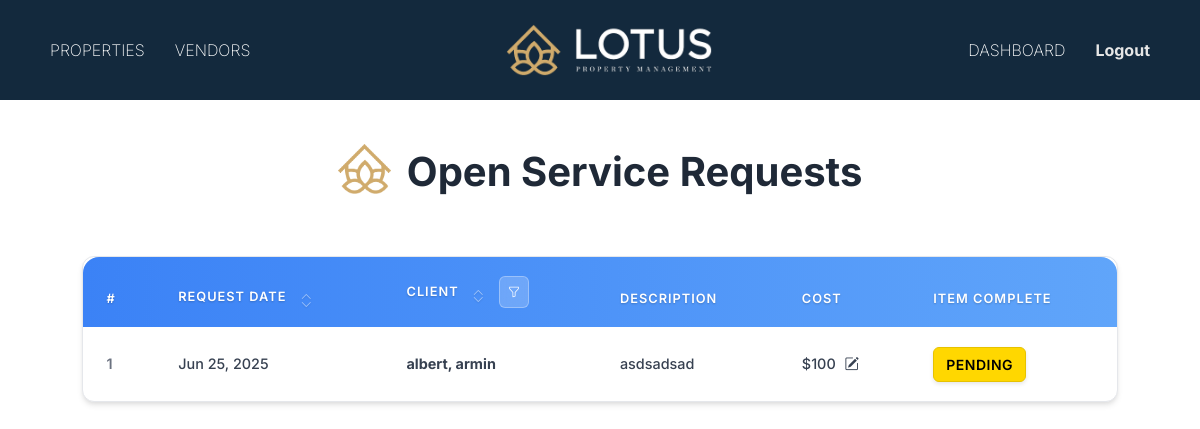
/clientmanager/service-requests/open/ (signed in), run on the app's committed database.
### servicedetails/models.py (models this page shows, shortened)
class ServiceRequest(models.Model):
    STATUS_CHOICES = [
        ('pending', 'Pending'),
        ('open', 'Open'),
        ('completed', 'Completed'),
        ('denied', 'Denied'),
    ]
    REQUEST_TYPE_CHOICES = [
        ('interior_residence', 'INTERIOR RESIDENCE'),
        ('exterior_structure', 'EXTERIOR STRUCTURE'),
        ('exterior_grounds', 'EXTERIOR GROUNDS'),
        ('housekeeping', 'HOUSEKEEPING'),
        ('water_features', 'WATER FEATURES'),
        ('storm_preparedness', 'STORM PREPAREDNESS'),
        ('other', 'OTHER'),
    ]
    user = models.ForeignKey(Client, on_delete=models.CASCADE)  # Use Client from mainapp
    request_type = models.CharField(max_length=50, choices=REQUEST_TYPE_CHOICES)  # Updated field
    description = models.TextField()
    status = models.CharField(max_length=10, choices=STATUS_CHOICES, default='open')
    vendor = models.ForeignKey(Vendor, on_delete=models.SET_NULL, null=True, blank=True)  # Use Vendor from mainapp
    created_at = models.DateTimeField(auto_now_add=True)
    floor_plan_name = models.CharField(max_length=100, blank=True, null=True)
    completation_denied_date = models.DateField(blank=True, null=True)
    cost = models.IntegerField(default=0)

### mainapp/models.py (models this page shows, shortened)
class Client(models.Model):
    first_name = models.CharField(max_length=150)
    last_name = models.CharField(max_length=150)
    username = models.CharField(max_length=150, unique=True)
    email = models.EmailField()
    password = models.CharField(max_length=255)  # Store hashed passwords
    address = models.CharField(max_length=255, blank=True, null=True)
    city = models.CharField(max_length=100, blank=True, null=True)
    state = models.CharField(max_length=100, blank=True, null=True)
    zipcode = models.CharField(max_length=10, blank=True, null=True)
    phone_number = models.CharField(max_length=15,blank=True, null=True)
    office_phone = models.CharField(max_length=15, blank=True, null=True)
    business_address = models.CharField(max_length=255, blank=True, null=True)
    PREFERRED_CONTACT_CHOICES = [
        ('email', 'Email'),
        ('phone', 'Phone'),
        ('text', 'text'),
    ]
    preferred_contact_method = models.CharField(
        max_length=10, choices=PREFERRED_CONTACT_CHOICES, default='email'
    )
    PRIORITY_CHOICES = [
    ('primary', 'Primary'),
    ('secondary', 'Secondary'),
    ('tertiary', 'Tertiary'),
    ]
    contact1_name = models.CharField(max_length=150, blank=True, null=True)
    contact1_last_name = models.CharField(max_length=150, blank=True, null=True)
    contact1_email = models.EmailField(blank=True, null=True)
    contact1_phone = models.CharField(max_length=15, blank=True, null=True)
    contact1_office_phone = models.CharField(max_length=15, blank=True, null=True)
    contact1_buisness_adress = models.CharField(max_length=15, blank=True, null=True)
    contact1_preferred = models.CharField(
        max_length=10, choices=PREFERRED_CONTACT_CHOICES, blank=True, null=True
    )
    contact1_priority = models.CharField(
    max_length=10, choices=PRIORITY_CHOICES, blank=True, null=True
    )
    contact2_name = models.CharField(max_length=150, blank=True, null=True)
    contact2_last_name = models.CharField(max_length=150, blank=True, null=True)
    contact2_email = models.EmailField(blank=True, null=True)
    contact2_phone = models.CharField(max_length=15, blank=True, null=True)
    contact2_office_phone = models.CharField(max_length=15, blank=True, null=True)
    contact2_buisness_adress = models.CharField(max_length=15, blank=True, null=True)
    contact2_preferred = models.CharField(
        max_length=10, choices=PREFERRED_CONTACT_CHOICES, blank=True, null=True
    )
    contact2_priority = models.CharField(
    max_length=10, choices=PRIORITY_CHOICES, blank=True, null=True
    )
    contact3_name = models.CharField(max_length=150, blank=True, null=True)
    contact3_last_name = models.CharField(max_length=150, blank=True, null=True)
    contact3_email = models.EmailField(blank=True, null=True)
    contact3_phone = models.CharField(max_length=15, blank=True, null=True)
    contact3_office_phone = models.CharField(max_length=15, blank=True, null=True)
    contact3_buisness_adress = models.CharField(max_length=15, blank=True, null=True)
    contact3_preferred = models.CharField(
        max_length=10, choices=PREFERRED_CONTACT_CHOICES, blank=True, null=True
    )
    contact3_priority = models.CharField(
    max_length=10, choices=PRIORITY_CHOICES, blank=True, null=True
    )
    contact4_name = models.CharField(max_length=150, blank=True, null=True)
    contact4_last_name = models.CharField(max_length=150, blank=True, null=True)
    contact4_email = models.EmailField(blank=True, null=True)
    contact4_phone = models.CharField(max_length=15, blank=True, null=True)
    contact4_office_phone = models.CharField(max_length=15, blank=True, null=True)
    contact4_buisness_adress = models.CharField(max_length=15, blank=True, null=True)
    contact4_preferred = models.CharField(
        max_length=10, choices=PREFERRED_CONTACT_CHOICES, blank=True, null=True
    )
    contact4_priority = models.CharField(
    max_length=10, choices=PRIORITY_CHOICES, blank=True, null=True
    )
    contact5_name = models.CharField(max_length=150, blank=True, null=True)
    contact5_last_name = models.CharField(max_length=150, blank=True, null=True)
    contact5_email = models.EmailField(blank=True, null=True)
    contact5_phone = models.CharField(max_length=15, blank=True, null=True)
    contact5_office_phone = models.CharField(max_length=15, blank=True, null=True)
    contact5_buisness_adress = models.CharField(max_length=15, blank=True, null=True)
    contact5_preferred = models.CharField(
        max_length=10, choices=PREFERRED_CONTACT_CHOICES, blank=True, null=True
    )
    contact5_priority = models.CharField(
    max_length=10, choices=PRIORITY_CHOICES, blank=True, null=True
    )
    created_at = models.DateTimeField(auto_now_add=True)

### clientmanager/views.py (the view)
# urls.py: path('service-requests/open/', views.open_requests, name='clientmanager_open_requests'),
def open_requests(request):
    manager_id = request.session.get('manager_id')
    if not manager_id:
        return redirect('clientmanager:client_login')
    requests = ServiceRequest.objects.filter(status='open')
    return render(request, 'clientmanager/servicerequests/open.html', {'requests': requests})

### template/clientmanager/servicerequests/open.html (shortened to what this page needs)
{% extends 'cmbase.html' %}
{% block content %}
{% load static %}
<div style="margin-top: 4%; font-size: 1.5rem;" class="d-flex justify-content-center align-items-center mb-4 text-center flex-column flex-md-row gap-3">
    <img src="{% static 'img/smalllogo.png' %}" alt="Concierge Icon" style="width: auto; height: 50px; margin-top: -10px;">
    <div>
        <h1 class="page-title mb-1" style="font-size: 2.5rem; color: #1f2937; font-weight: 700;">Open Service Requests</h1>
    </div>
</div>
<link rel="stylesheet" href="https://cdn.jsdelivr.net/npm/bootstrap-icons@1.10.5/font/bootstrap-icons.css">
<div class="dashboard-container">
    <div class="table-container">
        <div class="table-responsive">
            <table class="table modern-table">
                <thead class="custom-thead">
                    <tr>
                        <th>#</th>
                        <th style="position: relative;">
                            Request Date
                            <span class="sort-arrows" data-column="date" onclick="sortTable('date')">
                                <i class="bi bi-chevron-up sort-up"></i>
                                <i class="bi bi-chevron-down sort-down"></i>
                            </span>
                        </th>
                        <th style="position: relative;">
                            Client
                            <span class="sort-arrows" data-column="client" onclick="sortTable('client')">
                                <i class="bi bi-chevron-up sort-up"></i>
                                <i class="bi bi-chevron-down sort-down"></i>
                            </span>
                            <div class="client-filter-container">
                                <button class="client-filter-btn" onclick="toggleClientFilter()">
                                    <i class="bi bi-funnel"></i>
                                </button>
                            </div>
                        </th>
                        <th>Description</th>
                        <th>Cost</th>
                        <th>Item complete</th>
                    </tr>
                </thead>
                <tbody id="tableBody">
                    {% for req in requests %}
                    <tr data-client="{{ req.user.last_name }}, {{ req.user.first_name }}" data-date="{{ req.created_at|date:'Y-m-d' }}">
                        <td >{{ forloop.counter }}</td>
                        <td onclick="window.location.href='{% url 'clientmanager:clientmanager_view_request' req.id %}'">{{ req.created_at|date:"M d, Y" }}</td>
                        <td onclick="window.location.href='{% url 'clientmanager:clientmanager_view_request' req.id %}'">
                            <strong>{{ req.user.last_name }}, {{ req.user.first_name }}</strong>
                        </td>
                        <td>{{ req.description|truncatechars:50 }}</td>
                        <td>
    ${{ req.cost }}
    <i class="bi bi-pencil-square edit-cost-icon"
       style="cursor: pointer; margin-left: 5px;"
       onclick="openCostModal({{ req.id }}, {{ req.cost }})"></i>
</td>
                        <td onclick="window.location.href='{% url 'clientmanager:clientmanager_update_request' req.id %}'" style="cursor: pointer;">
    {% if req.get_status_display == "Pending" or req.get_status_display == "Open" %}
        <span class="badge-custom" style="
            background-color: #FFD700;
            color: #000;
            padding: 6px 12px;
            border-radius: 6px;
            font-weight: 600;
            font-size: 14px;
            border: 1px solid #e6c200;
            display: inline-block;
            min-width: 80px;
            text-align: center;
        ">
            Pending
        </span>
    {% endif %}
</td>
                    </tr>
                    {% endfor %}
                </tbody>
            </table>
        </div>
    </div>
</div>
{% endblock %}

### template/clientmanager/servicerequests/open.html (style rules this page uses)
* { font-family: 'Inter', -apple-system, BlinkMacSystemFont, 'Segoe UI', Roboto, sans-serif; }
body { background: white; min-height: 100vh; }
.dashboard-container { padding: 2rem 1.5rem; margin-top: 10px; margin-bottom: 100px; }
.page-title { font-size: 2.5rem; font-weight: 700; color: #1f2937; margin-bottom: 0; }
.table-container { background: white; width: 90%; border-radius: 12px; margin: 0 auto; overflow: hidden; box-shadow: 0 4px 6px -1px rgba(0, 0, 0, 0.1), 0 2px 4px -1px rgba(0, 0, 0, 0.06); border: 1px solid #e5e7eb; }
.modern-table { margin-bottom: 0; border-collapse: separate; border-spacing: 0; }
.custom-thead { background: linear-gradient(90deg, #3b82f6, #60a5fa); position: relative; }
.custom-thead th { position: relative; z-index: 1; border: none; font-weight: 600; color: white !important; text-transform: uppercase; font-size: 0.8rem; letter-spacing: 1px; padding: 1.2rem 1.5rem; text-shadow: 0 1px 2px rgba(0, 0, 0, 0.2); background: transparent; }
.custom-thead th:first-child { border-top-left-radius: 12px; }
.custom-thead th:last-child { border-top-right-radius: 12px; }
.modern-table tbody tr { transition: all 0.3s ease; border-bottom: 1px solid #e2e8f0; background: white; }
.modern-table td { border: none; padding: 1.2rem 1.5rem; vertical-align: middle; font-size: 0.9rem; color: #374151; font-weight: 500; }
.modern-table td:first-child { color: #6b7280; font-weight: 600; }
.badge-custom { padding: 0.5rem 1.2rem; border-radius: 25px; font-weight: 600; font-size: 0.8rem; display: inline-block; min-width: 90px; text-align: center; text-transform: uppercase; letter-spacing: 0.5px; box-shadow: 0 2px 4px rgba(0, 0, 0, 0.1); transition: all 0.3s ease; }
.sort-arrows { display: inline-flex; flex-direction: column; margin-left: 10px; cursor: pointer; font-size: 11px; line-height: 1; opacity: 0.7; transition: opacity 0.3s ease; }
.sort-arrows i { margin: -2px 0; color: rgba(255, 255, 255, 0.8); transition: color 0.2s; }
.client-filter-container { display: inline-block; margin-left: 10px; position: relative; }
.client-filter-btn { background: rgba(255, 255, 255, 0.2); border: 1px solid rgba(255, 255, 255, 0.3); border-radius: 6px; padding: 6px 8px; cursor: pointer; font-size: 12px; color: white; transition: all 0.3s ease; backdrop-filter: blur(10px); }
.table-responsive { border-radius: 16px; }

### data on the page
ServiceRequest: created_at "Jun 25, 2025", user.last_name "albert", user.first_name "armin", description "asdsadsad", cost "100", status "PENDING"
